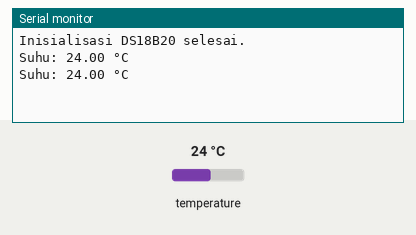
Recording of a program running on a simulated Arduino Nano, built with avr-gcc and run on an emulated ATmega328P. Shown: the last lines printed to the serial monitor. The inputs (shaded band) are chosen by the test bench; at power-on: temperature 24 °C.

Above: at 3.3 s.
3.4 s: temperature set to 12 °C
At 5.5 s:
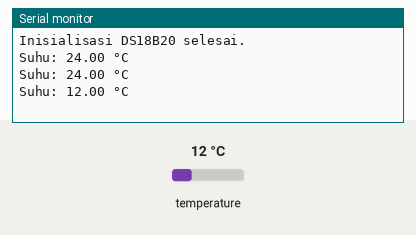
5.9 s: temperature set to 19 °C
At 7.0 s:
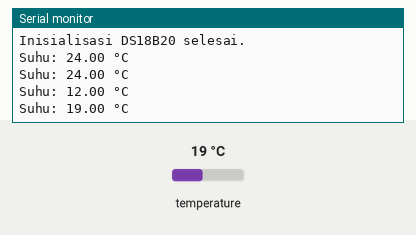
Timing chart, 0 to 8.9 s (numbered marks = the images above; inputs shaded):
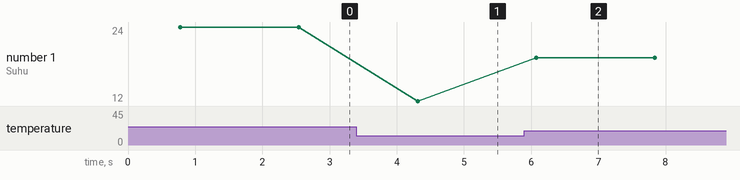

Measured:
- after the input at 3.4 s, the serial monitor: prints a new line after 0.91 s (image 1)
- after the input at 5.9 s, the serial monitor: prints a new line after 0.17 s (image 2)
- plotted number 1: 24 → 12 after the input at 3.4 s, 12 → 19 after the input at 5.9 s

The program:

main.cpp
```cpp
#include <Arduino.h>
#include <OneWire.h>
#include <DallasTemperature.h>

// Pin data DS18B20 dihubungkan ke pin 2 Arduino
const int ONE_WIRE_BUS = 2;

// Inisialisasi OneWire dan DS18B20
OneWire oneWire(ONE_WIRE_BUS);
DallasTemperature sensors(&oneWire);

void setup() {
  Serial.begin(115200);
  sensors.begin();
  Serial.println("Inisialisasi DS18B20 selesai.");
}

void loop() {
  // Kirim perintah untuk mengukur suhu ke semua sensor di bus
  sensors.requestTemperatures();

  // Ambil suhu dalam Celcius dari sensor indeks ke-0 (sensor pertama)
  float tempC = sensors.getTempCByIndex(0);

  // Cek apakah pembacaan valid
  if (tempC == DEVICE_DISCONNECTED_C) {
    Serial.println("Error: Sensor DS18B20 tidak terdeteksi!");
  } else {
    Serial.print("Suhu: ");
    Serial.print(tempC);
    Serial.println(" °C");
  }

  delay(1000); // Pembacaan setiap 1 detik
}
```
